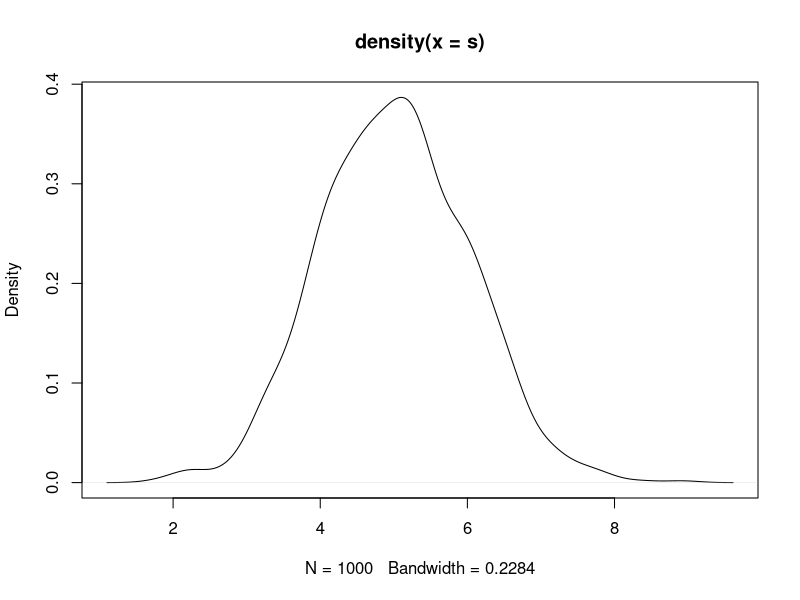

R code for this plot:
newnormal<-function(n,a){
	RN<-NULL;
	for(i in 1:n){
	z1<-rnorm(n=1,m=0,sd=1);
	z2<-rnorm(n=1,m=0,sd=1);
	x2<-8+2*(z1);
	v1<-1;
	v2<-2;
	cv<-2*a/(1*2);
	nmn<-5+cv*(v1/v2)*(x2-8);
	nvr<-1*sqrt(1-(cv*cv));
	x1<-nmn+nvr*z2;
	RN<-c(RN,x1);
	}
	return (RN);}
s<-newnormal(1000,0.25);
s1<-newnormal(1000,0);
s2<-newnormal(1000,-0.25);
plot(density(s));




